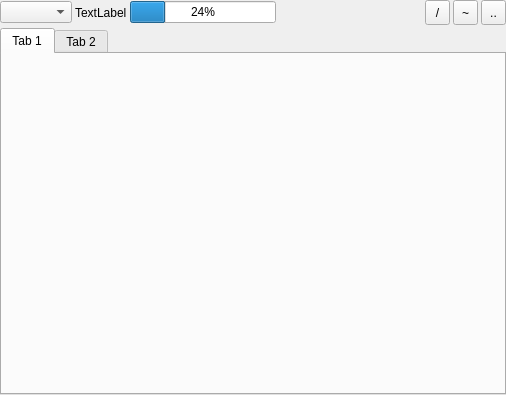
<?xml version="1.0" encoding="UTF-8"?>
<ui version="4.0">
 <class>FilesPanel</class>
 <widget class="QWidget" name="FilesPanel">
  <property name="geometry">
   <rect>
    <x>0</x>
    <y>0</y>
    <width>506</width>
    <height>395</height>
   </rect>
  </property>
  <property name="windowTitle">
   <string>Form</string>
  </property>
  <layout class="QGridLayout" name="gridLayout">
   <property name="margin">
    <number>0</number>
   </property>
   <property name="spacing">
    <number>0</number>
   </property>
   <item row="0" column="0">
    <layout class="QVBoxLayout" name="verticalLayout">
     <property name="spacing">
      <number>3</number>
     </property>
     <item>
      <layout class="QHBoxLayout" name="horizontalLayout">
       <item>
        <widget class="QComboBox" name="comboBox"/>
       </item>
       <item>
        <widget class="QLabel" name="label">
         <property name="text">
          <string>TextLabel</string>
         </property>
        </widget>
       </item>
       <item>
        <widget class="QProgressBar" name="progressBar">
         <property name="value">
          <number>24</number>
         </property>
         <property name="alignment">
          <set>Qt::AlignCenter</set>
         </property>
        </widget>
       </item>
       <item>
        <spacer name="horizontalSpacer">
         <property name="orientation">
          <enum>Qt::Horizontal</enum>
         </property>
         <property name="sizeHint" stdset="0">
          <size>
           <width>40</width>
           <height>20</height>
          </size>
         </property>
        </spacer>
       </item>
       <item>
        <widget class="QToolButton" name="toolButton">
         <property name="minimumSize">
          <size>
           <width>25</width>
           <height>25</height>
          </size>
         </property>
         <property name="text">
          <string>/</string>
         </property>
        </widget>
       </item>
       <item>
        <widget class="QToolButton" name="toolButton_2">
         <property name="minimumSize">
          <size>
           <width>25</width>
           <height>25</height>
          </size>
         </property>
         <property name="text">
          <string>~</string>
         </property>
        </widget>
       </item>
       <item>
        <widget class="QToolButton" name="toolButton_3">
         <property name="minimumSize">
          <size>
           <width>25</width>
           <height>25</height>
          </size>
         </property>
         <property name="text">
          <string>..</string>
         </property>
        </widget>
       </item>
      </layout>
     </item>
     <item>
      <widget class="QTabWidget" name="tabWidget">
       <property name="sizePolicy">
        <sizepolicy hsizetype="Expanding" vsizetype="Expanding">
         <horstretch>0</horstretch>
         <verstretch>0</verstretch>
        </sizepolicy>
       </property>
       <property name="currentIndex">
        <number>0</number>
       </property>
       <widget class="QWidget" name="tab">
        <attribute name="title">
         <string>Tab 1</string>
        </attribute>
       </widget>
       <widget class="QWidget" name="tab_2">
        <attribute name="title">
         <string>Tab 2</string>
        </attribute>
       </widget>
      </widget>
     </item>
     <item>
      <layout class="QHBoxLayout" name="horizontalLayout_2"/>
     </item>
    </layout>
   </item>
  </layout>
 </widget>
 <resources/>
 <connections/>
</ui>
